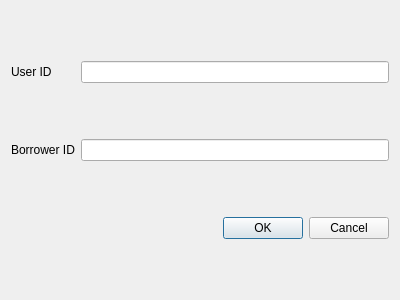
<?xml version="1.0" encoding="UTF-8"?>
<ui version="4.0">
 <class>listCheckedOut</class>
 <widget class="QDialog" name="listCheckedOut">
  <property name="geometry">
   <rect>
    <x>0</x>
    <y>0</y>
    <width>400</width>
    <height>300</height>
   </rect>
  </property>
  <property name="windowTitle">
   <string>Dialog</string>
  </property>
  <layout class="QGridLayout" name="gridLayout">
   <item row="0" column="0">
    <widget class="QLabel" name="label">
     <property name="text">
      <string>User ID</string>
     </property>
    </widget>
   </item>
   <item row="0" column="1">
    <widget class="QLineEdit" name="userIdEdit"/>
   </item>
   <item row="1" column="0">
    <widget class="QLabel" name="label_2">
     <property name="text">
      <string>Borrower ID</string>
     </property>
    </widget>
   </item>
   <item row="1" column="1">
    <widget class="QLineEdit" name="borrowerIdEdit"/>
   </item>
   <item row="2" column="0" colspan="2">
    <widget class="QDialogButtonBox" name="buttonBox">
     <property name="orientation">
      <enum>Qt::Horizontal</enum>
     </property>
     <property name="standardButtons">
      <set>QDialogButtonBox::Cancel|QDialogButtonBox::Ok</set>
     </property>
    </widget>
   </item>
  </layout>
 </widget>
 <resources/>
 <connections>
  <connection>
   <sender>buttonBox</sender>
   <signal>accepted()</signal>
   <receiver>listCheckedOut</receiver>
   <slot>accept()</slot>
   <hints>
    <hint type="sourcelabel">
     <x>248</x>
     <y>254</y>
    </hint>
    <hint type="destinationlabel">
     <x>157</x>
     <y>274</y>
    </hint>
   </hints>
  </connection>
  <connection>
   <sender>buttonBox</sender>
   <signal>rejected()</signal>
   <receiver>listCheckedOut</receiver>
   <slot>reject()</slot>
   <hints>
    <hint type="sourcelabel">
     <x>316</x>
     <y>260</y>
    </hint>
    <hint type="destinationlabel">
     <x>286</x>
     <y>274</y>
    </hint>
   </hints>
  </connection>
 </connections>
</ui>
